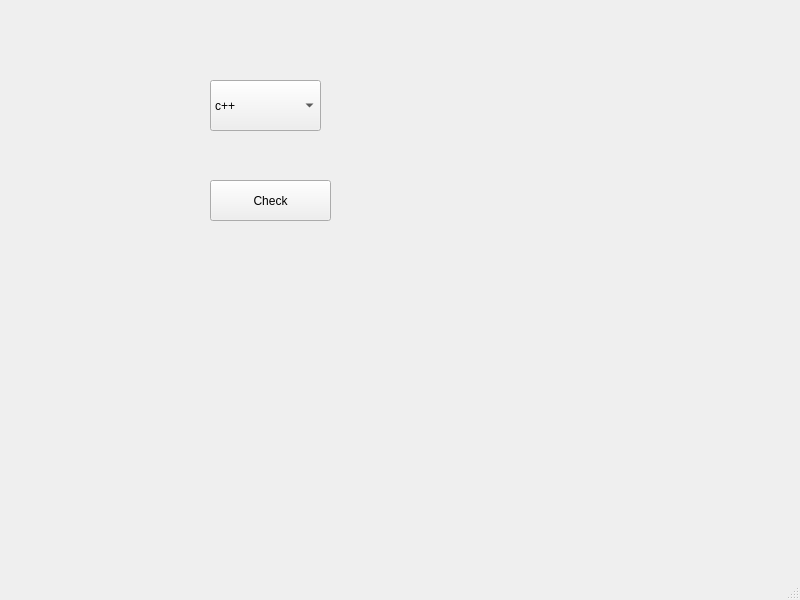
<?xml version="1.0" encoding="UTF-8"?>
<ui version="4.0">
 <class>MainWindow</class>
 <widget class="QMainWindow" name="MainWindow">
  <property name="geometry">
   <rect>
    <x>0</x>
    <y>0</y>
    <width>800</width>
    <height>600</height>
   </rect>
  </property>
  <property name="windowTitle">
   <string>MainWindow</string>
  </property>
  <widget class="QWidget" name="centralwidget">
   <widget class="QComboBox" name="comboBox">
    <property name="geometry">
     <rect>
      <x>210</x>
      <y>80</y>
      <width>111</width>
      <height>51</height>
     </rect>
    </property>
    <item>
     <property name="text">
      <string>c++</string>
     </property>
    </item>
    <item>
     <property name="text">
      <string>javascript</string>
     </property>
    </item>
    <item>
     <property name="text">
      <string>Java</string>
     </property>
    </item>
    <item>
     <property name="text">
      <string>Python</string>
     </property>
    </item>
    <item>
     <property name="text">
      <string>C</string>
     </property>
    </item>
   </widget>
   <widget class="QPushButton" name="check">
    <property name="geometry">
     <rect>
      <x>210</x>
      <y>180</y>
      <width>121</width>
      <height>41</height>
     </rect>
    </property>
    <property name="text">
     <string>Check</string>
    </property>
   </widget>
   <widget class="QLabel" name="result">
    <property name="geometry">
     <rect>
      <x>200</x>
      <y>280</y>
      <width>141</width>
      <height>51</height>
     </rect>
    </property>
    <property name="text">
     <string/>
    </property>
   </widget>
  </widget>
  <widget class="QMenuBar" name="menubar">
   <property name="geometry">
    <rect>
     <x>0</x>
     <y>0</y>
     <width>800</width>
     <height>27</height>
    </rect>
   </property>
  </widget>
  <widget class="QStatusBar" name="statusbar"/>
 </widget>
 <resources/>
 <connections/>
</ui>
